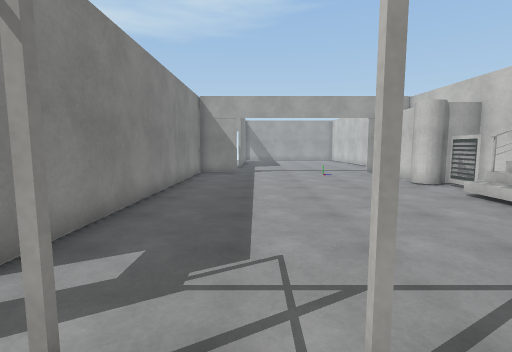
view 1 (above)

14 first-person views from a walk through a Unity game level. The camera is 1.4 m above the floor, tilts 6° down and sees 85° across. The floor is counted in squares, 1 m on a side. Each view is taken from the middle of a square. On the plan, view 1 faces up. The plan holds only what a view shows up to about 14 squares ahead; the rest is blank. The player character is not drawn. Surface patterns are stand-ins for the level's own textures.

view 2
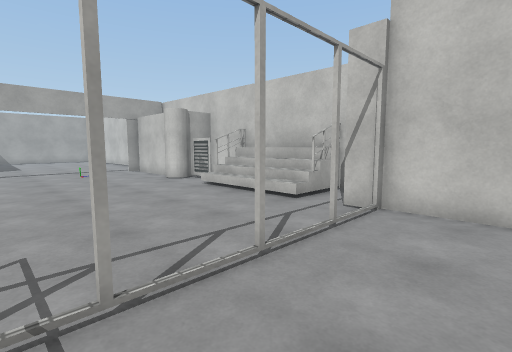

view 3
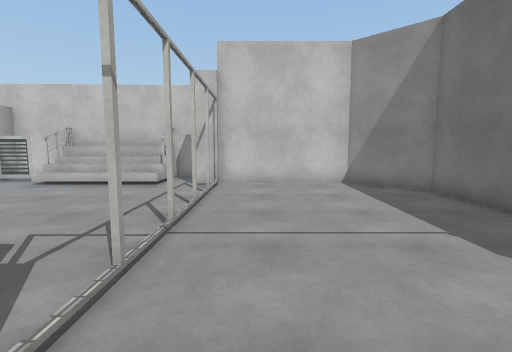

view 4
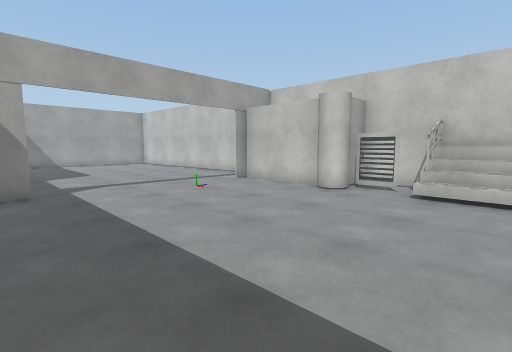

view 5
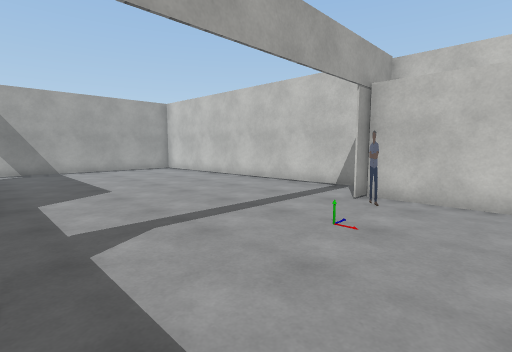

view 6
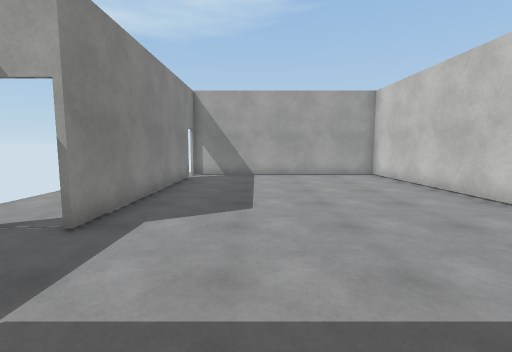

view 7
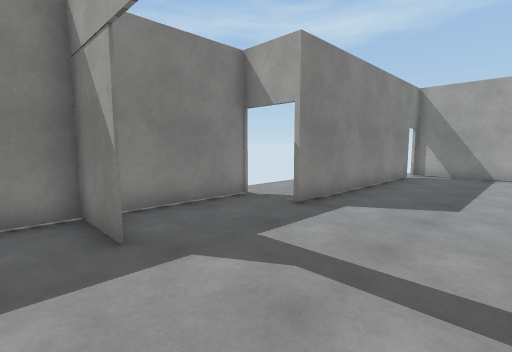

view 8
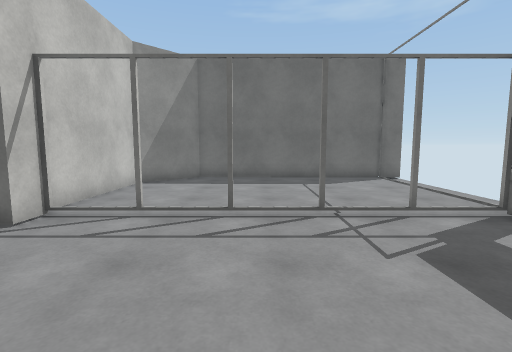

view 9
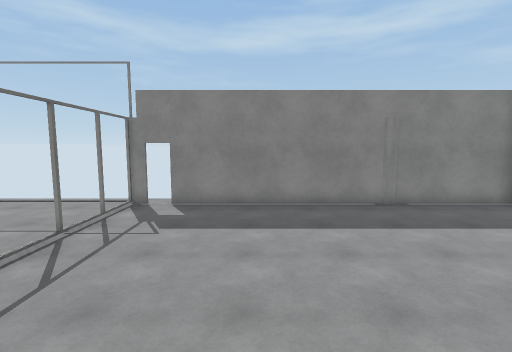

view 10
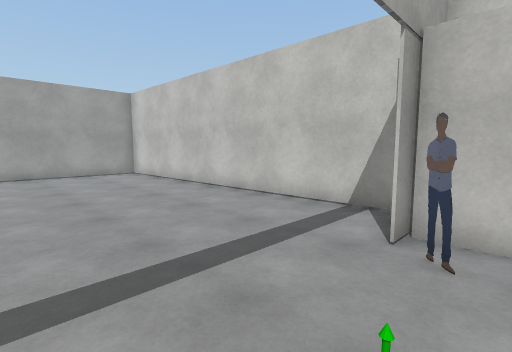

view 11
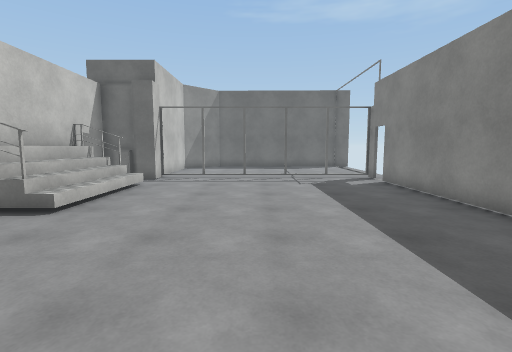

view 12
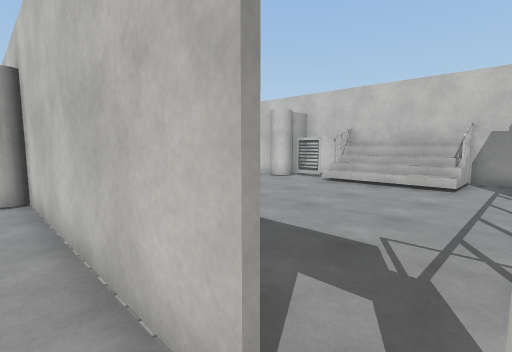

view 13
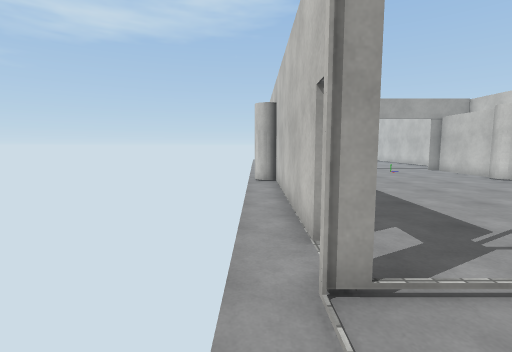

view 14
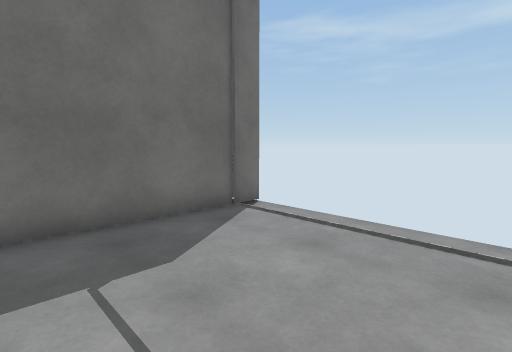

### Floor plan
Key: @ floor where view 1 was taken; # wall or solid block; x gap in a wall; . floor; / step, stairs or slope; = window, fence, low wall or low ledge.
Columns run from 4 left of view 1 to 9 right of it. Each row starts with its distance up from view 1.
 29    ##########
 28    .........#
 27    #........#
 26    #........#
 25    #........#
 24    #........#
 23    #........#
 22 .. #........#
 21 ...#........#
 20  ..#........#
 19  #..........#
 18  #..........#
 17  #..........#
 16  #..........#
 15  ##.......###
 14  #.........#
 13  #.........#
 12  #.........#
 11 ##.........#
 10 .#.........##
  9 .#.........###
  8 .#......../=##
  7 .#........///#
  6 .#........///#
  5 .#........///#
  4 .#......../=##
  3 .x...........#
  2 .#.........###
  1 ...#.......#
  0 ....@......#
 -1 ...........#
 -2 ...........#
 -3 ...........#
 -4 ..........##
 -5 ###########

Where each view was taken, in squares from view 1:
view 1: 0 up, 0 right, facing up
view 2: 1 down, 0 right, facing up-right
view 3: 0 up, 4 left, facing right
view 4: 6 up, 2 left, facing up-right
view 5: 12 up, 1 left, facing up-right
view 6: 15 up, 2 right, facing up
view 7: 14 up, 3 right, facing up-left
view 8: 7 up, 2 right, facing down
view 9: 6 up, 7 right, facing left
view 10: 14 up, 2 right, facing up-right
view 11: 14 up, 2 right, facing down
view 12: 2 up, 4 left, facing up-right
view 13: 1 down, 4 left, facing up
view 14: 0 up, 1 right, facing down-left
